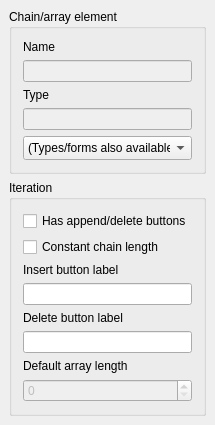
<?xml version="1.0" encoding="UTF-8"?>
<ui version="4.0">
 <class>IDD_ChainFormPage</class>
 <widget class="QWidget" name="IDD_ChainFormPage">
  <property name="geometry">
   <rect>
    <x>0</x>
    <y>0</y>
    <width>230</width>
    <height>383</height>
   </rect>
  </property>
  <property name="sizePolicy">
   <sizepolicy hsizetype="Expanding" vsizetype="Expanding">
    <horstretch>0</horstretch>
    <verstretch>0</verstretch>
   </sizepolicy>
  </property>
  <property name="windowTitle">
   <string>Chain/array element</string>
  </property>
  <layout class="QVBoxLayout">
   <property name="spacing">
    <number>6</number>
   </property>
   <property name="sizeConstraint">
    <enum>QLayout::SetFixedSize</enum>
   </property>
   <property name="margin">
    <number>9</number>
   </property>
   <item>
    <widget class="QGroupBox" name="GroupBox_IDC_STATIC13">
     <property name="sizePolicy">
      <sizepolicy hsizetype="Expanding" vsizetype="Expanding">
       <horstretch>0</horstretch>
       <verstretch>0</verstretch>
      </sizepolicy>
     </property>
     <property name="focusPolicy">
      <enum>Qt::NoFocus</enum>
     </property>
     <property name="title">
      <string>Chain/array element</string>
     </property>
     <layout class="QVBoxLayout">
      <property name="spacing">
       <number>6</number>
      </property>
      <property name="margin">
       <number>11</number>
      </property>
      <item>
       <widget class="QLabel" name="Label_IDC_STATIC29">
        <property name="focusPolicy">
         <enum>Qt::NoFocus</enum>
        </property>
        <property name="text">
         <string>Name</string>
        </property>
        <property name="alignment">
         <set>Qt::AlignLeading|Qt::AlignLeft|Qt::AlignTop</set>
        </property>
       </widget>
      </item>
      <item>
       <widget class="QLineEdit" name="NewName">
        <property name="enabled">
         <bool>false</bool>
        </property>
        <property name="focusPolicy">
         <enum>Qt::NoFocus</enum>
        </property>
        <property name="alignment">
         <set>Qt::AlignLeading</set>
        </property>
        <property name="readOnly">
         <bool>true</bool>
        </property>
       </widget>
      </item>
      <item>
       <widget class="QLabel" name="Label_IDC_STATIC30">
        <property name="focusPolicy">
         <enum>Qt::NoFocus</enum>
        </property>
        <property name="text">
         <string>Type</string>
        </property>
        <property name="alignment">
         <set>Qt::AlignLeading|Qt::AlignLeft|Qt::AlignTop</set>
        </property>
       </widget>
      </item>
      <item>
       <widget class="QLineEdit" name="ChFormElem">
        <property name="enabled">
         <bool>false</bool>
        </property>
        <property name="focusPolicy">
         <enum>Qt::NoFocus</enum>
        </property>
        <property name="alignment">
         <set>Qt::AlignLeading</set>
        </property>
       </widget>
      </item>
      <item>
       <widget class="QComboBox" name="ChElemFormTypes">
        <property name="sizeAdjustPolicy">
         <enum>QComboBox::AdjustToMinimumContentsLengthWithIcon</enum>
        </property>
        <item>
         <property name="text">
          <string>(Types/forms also available)</string>
         </property>
        </item>
       </widget>
      </item>
     </layout>
    </widget>
   </item>
   <item>
    <widget class="QGroupBox" name="GroupBox_IDC_STATIC14">
     <property name="sizePolicy">
      <sizepolicy hsizetype="Expanding" vsizetype="Expanding">
       <horstretch>0</horstretch>
       <verstretch>0</verstretch>
      </sizepolicy>
     </property>
     <property name="focusPolicy">
      <enum>Qt::NoFocus</enum>
     </property>
     <property name="title">
      <string>Iteration</string>
     </property>
     <layout class="QVBoxLayout">
      <property name="spacing">
       <number>6</number>
      </property>
      <property name="margin">
       <number>11</number>
      </property>
      <item>
       <widget class="QCheckBox" name="HasButtons">
        <property name="sizePolicy">
         <sizepolicy hsizetype="Minimum" vsizetype="Minimum">
          <horstretch>0</horstretch>
          <verstretch>0</verstretch>
         </sizepolicy>
        </property>
        <property name="focusPolicy">
         <enum>Qt::TabFocus</enum>
        </property>
        <property name="text">
         <string>Has append/delete buttons</string>
        </property>
       </widget>
      </item>
      <item>
       <widget class="QCheckBox" name="ConstChain">
        <property name="sizePolicy">
         <sizepolicy hsizetype="Minimum" vsizetype="Minimum">
          <horstretch>0</horstretch>
          <verstretch>0</verstretch>
         </sizepolicy>
        </property>
        <property name="focusPolicy">
         <enum>Qt::TabFocus</enum>
        </property>
        <property name="text">
         <string>Constant chain length</string>
        </property>
       </widget>
      </item>
      <item>
       <widget class="QLabel" name="Label_IDC_STATIC32">
        <property name="focusPolicy">
         <enum>Qt::NoFocus</enum>
        </property>
        <property name="text">
         <string>Insert button label</string>
        </property>
        <property name="alignment">
         <set>Qt::AlignLeading|Qt::AlignLeft|Qt::AlignTop</set>
        </property>
       </widget>
      </item>
      <item>
       <widget class="QLineEdit" name="EditInsertButton">
        <property name="focusPolicy">
         <enum>Qt::StrongFocus</enum>
        </property>
        <property name="alignment">
         <set>Qt::AlignLeading</set>
        </property>
       </widget>
      </item>
      <item>
       <widget class="QLabel" name="Label_IDC_STATIC33">
        <property name="focusPolicy">
         <enum>Qt::NoFocus</enum>
        </property>
        <property name="text">
         <string>Delete button label</string>
        </property>
        <property name="alignment">
         <set>Qt::AlignLeading|Qt::AlignLeft|Qt::AlignTop</set>
        </property>
       </widget>
      </item>
      <item>
       <widget class="QLineEdit" name="EDITDelButton">
        <property name="focusPolicy">
         <enum>Qt::StrongFocus</enum>
        </property>
        <property name="alignment">
         <set>Qt::AlignLeading</set>
        </property>
       </widget>
      </item>
      <item>
       <widget class="QLabel" name="Label_IDC_STATIC34">
        <property name="focusPolicy">
         <enum>Qt::NoFocus</enum>
        </property>
        <property name="text">
         <string>Default array length</string>
        </property>
        <property name="alignment">
         <set>Qt::AlignLeading|Qt::AlignLeft|Qt::AlignTop</set>
        </property>
       </widget>
      </item>
      <item>
       <widget class="QSpinBox" name="LengthSPIN">
        <property name="enabled">
         <bool>false</bool>
        </property>
        <property name="focusPolicy">
         <enum>Qt::StrongFocus</enum>
        </property>
       </widget>
      </item>
     </layout>
    </widget>
   </item>
  </layout>
 </widget>
 <layoutdefault spacing="6" margin="11"/>
 <resources/>
 <connections/>
</ui>
